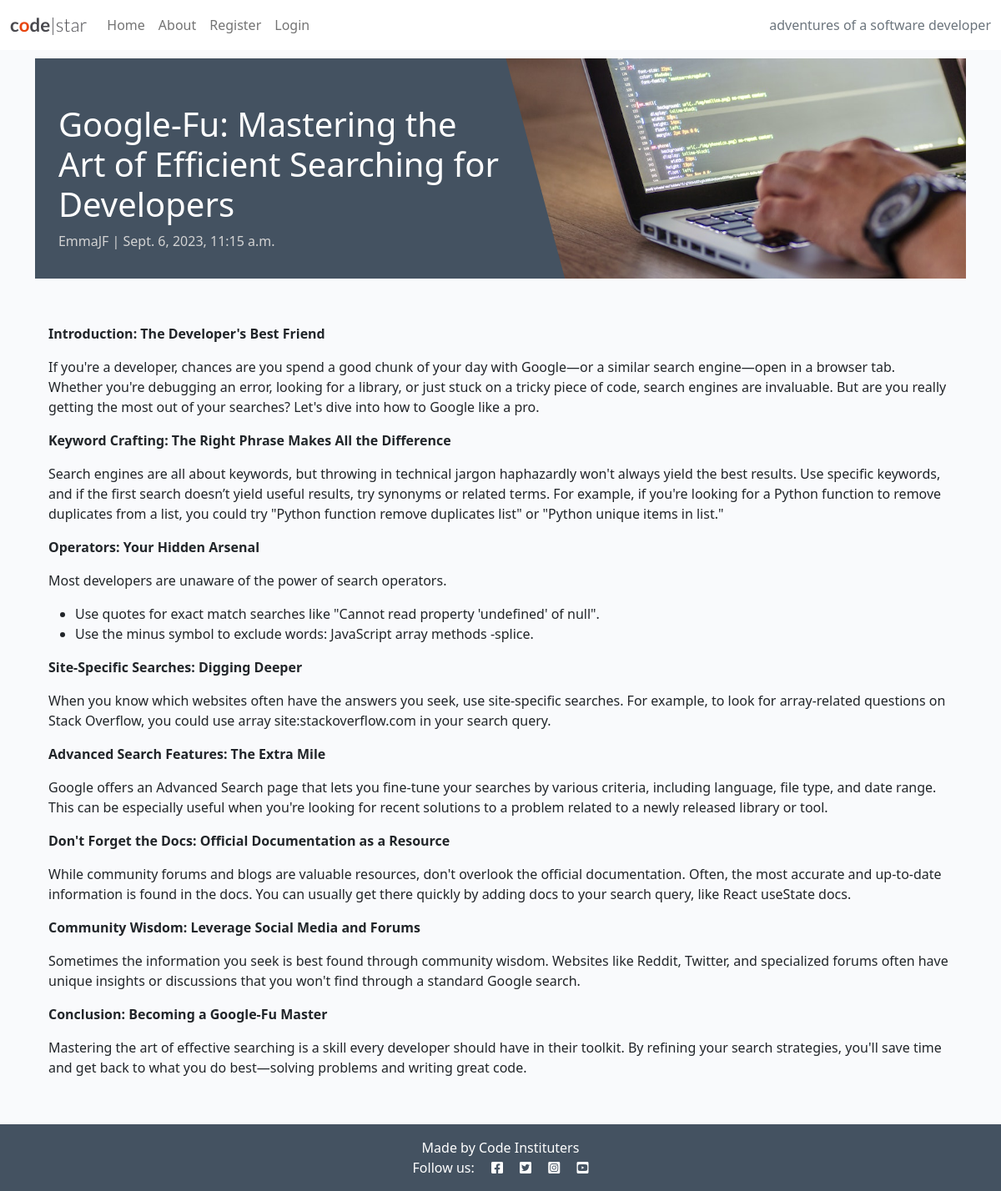
Screenshot of /google-fu-mastering-the-art-of-efficient-searching-for-developers/ with the database file from the repository.
### blog/models.py (models this page shows, shortened)
class Post(models.Model):
    title = models.CharField(max_length=200, unique=True)
    slug = models.SlugField(max_length=200, unique=True)
    author = models.ForeignKey(
        User, on_delete=models.CASCADE, related_name="blog_posts"
    )
    content = models.TextField()
    created_on = models.DateTimeField(auto_now_add=True)
    status = models.IntegerField(choices=STATUS, default=0)
    excerpt = models.TextField(blank=True)
    updated_on = models.DateTimeField(auto_now=True)
    class Meta:
        ordering = ["-created_on"]

### blog/views.py (the view)
# urls.py: path("<slug:slug>/", views.post_detail, name="post_detail"),
def post_detail(request, slug):
    queryset = Post.objects.filter(status=1)
    post = get_object_or_404(queryset, slug=slug)
    return render(
        request,
        "blog/post_detail.html",
        {"post": post},
    )

### blog/templates/blog/post_detail.html
{% extends 'base.html' %} {% block content %}
{% load static %}
<div class="masthead">
    <div class="container">
        <div class="row g-0">
            <div class="col-md-6 masthead-text">
                <h1 class="post-title">{{ post.title }}</h1>
                <p class="post-subtitle">{{ post.author }} | {{ post.created_on }}</p>
            </div>
            <div class="d-none d-md-block col-md-6 masthead-image">
                <img src="{% static 'images/default.jpg' %}" class="scale" alt="placeholder">
            </div>
        </div>
    </div>
</div>
<div class="container">
    <div class="row">
        <div class="col card mb-4  mt-3 left  top">
            <div class="card-body">
                <p class="card-text">
                    {{ post.content | safe }}
                </p>
            </div>
        </div>
    </div>
</div>
{% endblock content %}

### static/css/style.css (style rules this page uses)
body { background-color: #F9FAFC; }
.main-bg { background-color: #F9FAFC; }
.card { border: none; background-color: transparent; }
.scale { width: 100%; height: auto; }
.masthead { margin-top: 10px; overflow: hidden; position: relative; display: inline-block; height: 33vh; width: 100%; }
.masthead-text { background-color: #445261; color: white; position: relative; }
.masthead-image { position: relative; overflow: hidden; }
.masthead-image:after { content: ""; position: absolute; top: 0; right: 90%; height: 100%; width: 150%; background: #445261; -webkit-transform: skew(15deg); -moz-transform: skew(15deg); transform: skew(15deg); z-index: 100; }
.post-title { margin-top: 10%; margin-left: 5%; }
.post-subtitle { margin-left: 5%; color: lightgray; }

### rows the page displays
Post: title "Google-Fu: Mastering the Art of Efficient Searching for Developers", author "EmmaJF", created_on "Sept. 6, 2023, 11:15 a.m.", content "Introduction: The Developer's Best Friend If you're a developer, chances are you spend a good chunk of your day with Google—or a similar search engine—open in a browser tab. Whether you're debugging an error, looking for a library, or just stuck on a tricky piece of code, search engines are invaluable. But are you really getting the most out of your searches? Let's dive into how to Google like a pro. Keyword Crafting: The Right Phrase Makes All the Difference Search engines are all about keywords, but throwing in technical jargon haphazardly won't always yield the best results. Use specific keywords, and if the first search doesn’t yield useful results, try synonyms or related terms. For…"
